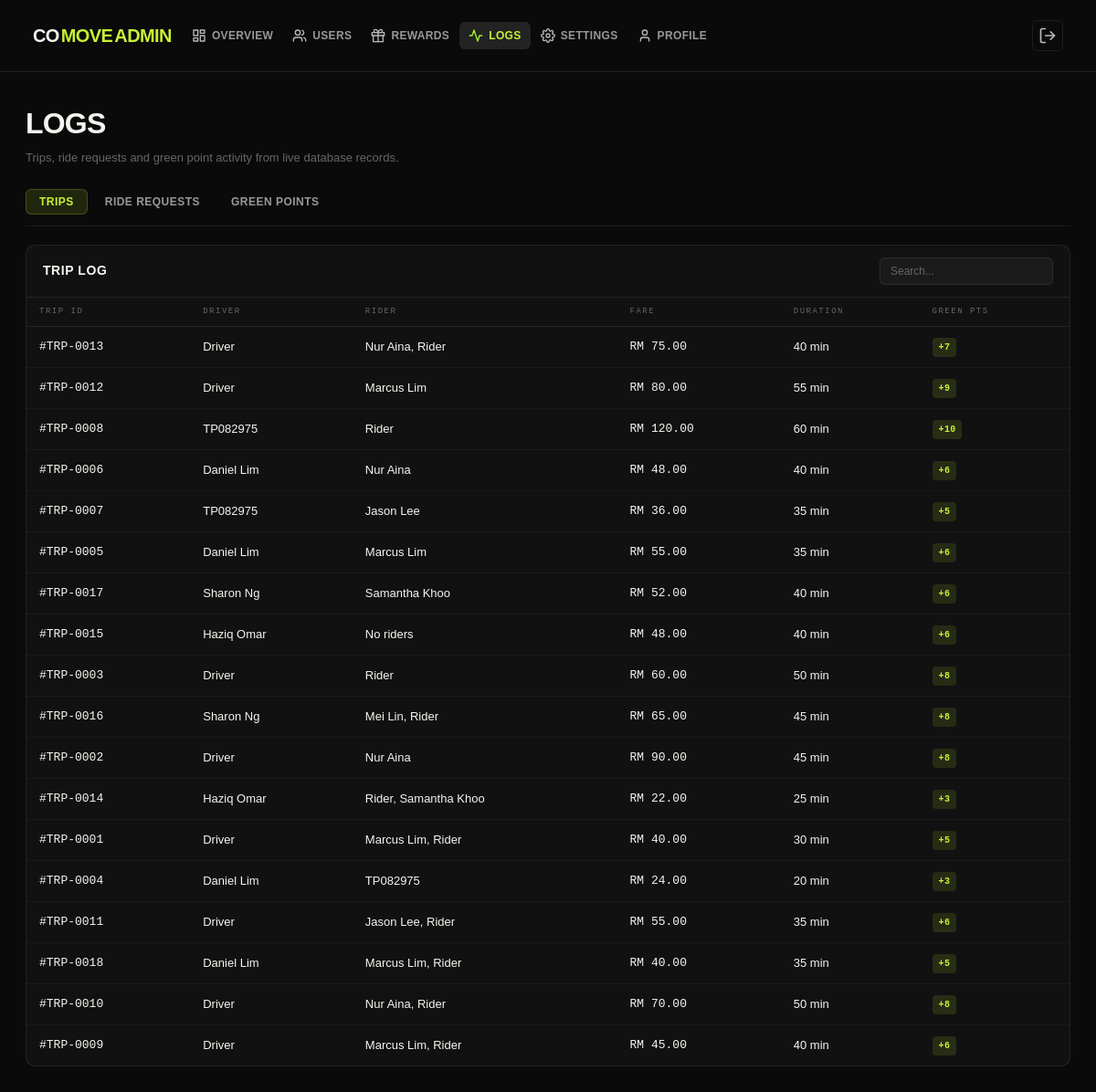
The page /src/roles/admin/logs.php (signed in) on the database its author committed.
### tables this page shows
CREATE TABLE TRIP (
    trip_id INT AUTO_INCREMENT PRIMARY KEY,
    driver_id INT NOT NULL,
    start_location NVARCHAR(100) NOT NULL,
    end_location NVARCHAR(100) NOT NULL,
    departure_time DATETIME NOT NULL,
    total_seats INT NOT NULL DEFAULT 0,
    estimated_duration INT,
    total_amount DECIMAL(10,2) NOT NULL DEFAULT 0,
    gained_point FLOAT,
    trip_status VARCHAR(20) NOT NULL DEFAULT 'scheduled' CHECK (trip_status IN ('scheduled','ongoing','completed')),
    FOREIGN KEY (driver_id) REFERENCES DRIVER(driver_id)
);

CREATE TABLE DRIVER (
    driver_id INT AUTO_INCREMENT PRIMARY KEY,
    name NVARCHAR(50) NOT NULL,
    email VARCHAR(100) NOT NULL UNIQUE,
    password VARCHAR(255) NOT NULL,
    phone_number VARCHAR(20) NOT NULL,
    profile_photo MEDIUMBLOB,
    created_at DATETIME NOT NULL DEFAULT CURRENT_TIMESTAMP,
    approved_by INT,
    driver_status VARCHAR(20) NOT NULL DEFAULT 'pending' CHECK (driver_status IN ('pending','active','rejected','banned')),
    nric_number CHAR(12) NOT NULL UNIQUE,
    nric_front_image MEDIUMBLOB NOT NULL,
    nric_back_image MEDIUMBLOB NOT NULL,
    license_front_image MEDIUMBLOB NOT NULL,
    license_back_image MEDIUMBLOB NOT NULL,
    license_expiry_date DATE NOT NULL,
    vehicle_model VARCHAR(20),
    plate_number CHAR(10) NOT NULL UNIQUE,
    color VARCHAR(20),
    FOREIGN KEY (approved_by) REFERENCES ADMIN(admin_id)
     
);

### src/roles/admin/includes/bootstrap.php (called while the page is built, shortened)
<?php
function adminEscape($value): string
{
    return htmlspecialchars((string) $value, ENT_QUOTES, 'UTF-8');
}
function adminFetchAll(mysqli $dbConn, string $sql, string $types = '', array $params = []): array
{
    $stmt = mysqli_prepare($dbConn, $sql);
    mysqli_stmt_execute($stmt);
    $result = mysqli_stmt_get_result($stmt);
    $rows = [];
    while ($row = mysqli_fetch_assoc($result)) {
        $rows[] = $row;
    }
    return $rows;
}

### src/roles/admin/logs.php (the view, shortened to what this page needs)
<?php
require_once __DIR__ . '/includes/header.php';
$tripLogs = adminFetchAll(
    $dbConn,
    "SELECT
        t.trip_id,
        d.name AS driver_name,
        COALESCE(GROUP_CONCAT(DISTINCT r.name ORDER BY r.name SEPARATOR ', '), 'No riders') AS rider_names,
        t.total_amount,
        t.estimated_duration,
        t.gained_point
     FROM TRIP t
     INNER JOIN DRIVER d ON d.driver_id = t.driver_id
     LEFT JOIN RIDE_REQUEST rq ON rq.trip_id = t.trip_id AND rq.request_status = 'approved'
     LEFT JOIN RIDER r ON r.rider_id = rq.rider_id
     GROUP BY t.trip_id, d.name, t.total_amount, t.estimated_duration, t.gained_point
     ORDER BY t.departure_time DESC"
);
?>
  <main class="dashboard-main">
    <h1 class="page-title">Logs</h1>
    <p class="page-subtitle">Trips, ride requests and green point activity from live database records.</p>
    <div class="sub-tabs">
      <button class="sub-tab active" id="ltab-trips" onclick="switchTab('ltab-','logsub-',['trips','requests','gpoints'],'trips')">Trips</button>
      <button class="sub-tab" id="ltab-requests" onclick="switchTab('ltab-','logsub-',['trips','requests','gpoints'],'requests')">Ride Requests</button>
      <button class="sub-tab" id="ltab-gpoints" onclick="switchTab('ltab-','logsub-',['trips','requests','gpoints'],'gpoints')">Green Points</button>
    </div>
    <div id="logsub-trips">
      <div class="card">
        <div class="card-header"><span class="card-title">Trip Log</span><div class="card-actions"><input class="search-input" placeholder="Search..." oninput="filterTable('tripsTable',this.value)"></div></div>
        <div class="table-wrap">
          <table id="tripsTable">
            <thead><tr><th>Trip ID</th><th>Driver</th><th>Rider</th><th>Fare</th><th>Duration</th><th>Green Pts</th></tr></thead>
            <tbody>
              <?php foreach ($tripLogs as $trip) { ?>
                <tr>
                  <td style="font-family:'DM Mono',monospace">#TRP-<?php echo adminEscape(str_pad((string) $trip['trip_id'], 4, '0', STR_PAD_LEFT)); ?></td>
                  <td><?php echo adminEscape($trip['driver_name']); ?></td>
                  <td><?php echo adminEscape($trip['rider_names']); ?></td>
                  <td style="font-family:'DM Mono',monospace">RM <?php echo adminEscape(number_format((float) $trip['total_amount'], 2)); ?></td>
                  <td><?php echo adminEscape((int) $trip['estimated_duration']); ?> min</td>
                  <td><span class="badge b-lime">+<?php echo adminEscape((int) $trip['gained_point']); ?></span></td>
                </tr>
              <?php } ?>
            </tbody>
          </table>
        </div>
      </div>
    </div>
  </main>
<?php require_once __DIR__ . '/includes/footer.php'; ?>

### src/public-assets/style.css (style rules this page uses)
*, *::before, *::after { margin: 0; padding: 0; box-sizing: border-box; }
:root { --forest: #0f2a1d; --lime: #c4f547; --lime-50:#abd53f; --black: #000000; --white: #ffffff; --gray-50: #f9fafb; --gray-100: #f3f4f6; --gray-200: #e5e7eb; --gray-300: #d1d5db; --gray-400: #9ca3af; --gray-500: #6b7280; --gray-600: #4b5563; --gray-700: #374151; --gray-800: #1f2937; --gray-900: #111827; --red-50: #fef2f2; --red-100: #fee2e2; --red-200: #fecaca; --red-500: #ef4444; --red-600: #dc2626; --red-700: #b91c1c; --green-50: #f0fdf4; --green-100: #dcfce7; --green-600: #16a34a; --green-700: #15803d; --yellow-100: #fef9c3; --yellow-400: #facc15; --yellow-600: #ca8a04; --yellow-700: #a16207; --yellow-800: #854d0e; --blue-100: #dbeafe; --blue-700: #1d4ed8; --purple-100: #f3e8ff; --purple-700: #7e22ce; --font-sans: "Inter", system-ui, -apple-system, sans-serif; --font-display: Impact, Haettenschweiler, "Arial Narrow Bold", sans-serif; }
html { scroll-behavior: smooth; }
body { font-family: var(--font-sans); color: var(--gray-900); background: var(--white); line-height: 1.5; -webkit-font-smoothing: antialiased; -moz-osx-font-smoothing: grayscale; }

### rows shown on the page
trip: trip_id "0013", driver.name "Driver", rider_names "Nur Aina, Rider", total_amount "75.00", estimated_duration "40", gained_point "7"
trip: trip_id "0012", driver.name "Driver", rider_names "Marcus Lim", total_amount "80.00", estimated_duration "55", gained_point "9"
trip: trip_id "0008", driver.name "TP082975", rider_names "Rider", total_amount "120.00", estimated_duration "60", gained_point "10"
trip: trip_id "0006", driver.name "Daniel Lim", rider_names "Nur Aina", total_amount "48.00", estimated_duration "40", gained_point "6"
trip: trip_id "0007", driver.name "TP082975", rider_names "Jason Lee", total_amount "36.00", estimated_duration "35", gained_point "5"
trip: trip_id "0005", driver.name "Daniel Lim", rider_names "Marcus Lim", total_amount "55.00", estimated_duration "35", gained_point "6"
trip: trip_id "0017", driver.name "Sharon Ng", rider_names "Samantha Khoo", total_amount "52.00", estimated_duration "40", gained_point "6"
trip: trip_id "0015", driver.name "Haziq Omar", rider_names "No riders", total_amount "48.00", estimated_duration "40", gained_point "6"
trip: trip_id "0003", driver.name "Driver", rider_names "Rider", total_amount "60.00", estimated_duration "50", gained_point "8"
trip: trip_id "0016", driver.name "Sharon Ng", rider_names "Mei Lin, Rider", total_amount "65.00", estimated_duration "45", gained_point "8"
trip: trip_id "0002", driver.name "Driver", rider_names "Nur Aina", total_amount "90.00", estimated_duration "45", gained_point "8"
trip: trip_id "0014", driver.name "Haziq Omar", rider_names "Rider, Samantha Khoo", total_amount "22.00", estimated_duration "25", gained_point "3"
trip: trip_id "0001", driver.name "Driver", rider_names "Marcus Lim, Rider", total_amount "40.00", estimated_duration "30", gained_point "5"
trip: trip_id "0004", driver.name "Daniel Lim", rider_names "TP082975", total_amount "24.00", estimated_duration "20", gained_point "3"
trip: trip_id "0011", driver.name "Driver", rider_names "Jason Lee, Rider", total_amount "55.00", estimated_duration "35", gained_point "6"
trip: trip_id "0018", driver.name "Daniel Lim", rider_names "Marcus Lim, Rider", total_amount "40.00", estimated_duration "35", gained_point "5"
trip: trip_id "0010", driver.name "Driver", rider_names "Nur Aina, Rider", total_amount "70.00", estimated_duration "50", gained_point "8"
trip: trip_id "0009", driver.name "Driver", rider_names "Marcus Lim, Rider", total_amount "45.00", estimated_duration "40", gained_point "6"
